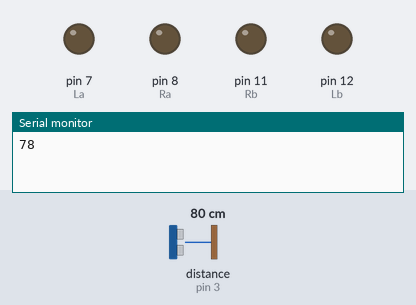
A sketch run on a simulated Arduino Uno, built with avr-gcc and run on an emulated ATmega328P. Shown: output pins drawn as LEDs (lit = HIGH), the last lines printed to the serial monitor. Wiring (inferred from the names in the program): ultrasonic range finder: trigger pin 6; echo pin 3. Inputs (shaded band) come from the test bench; at power-on: distance to the obstacle (sensor on pin 3) 80 cm. The echo pulse lasts 58.3 µs per cm; pins used as bus, display or sensor lines are not drawn.

Above: at 1.8 s.
1.9 s: distance to the obstacle (sensor on pin 3) set to 18 cm
4.2 s: distance to the obstacle (sensor on pin 3) set to 14 cm
At 6.8 s:
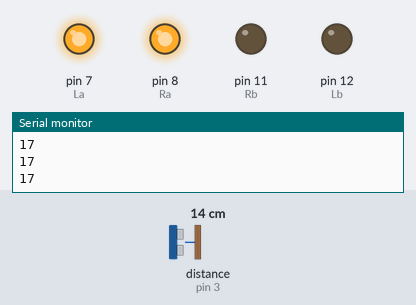
At 7.7 s:
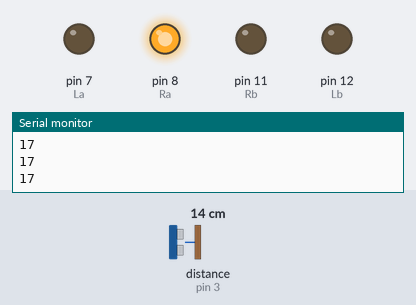
10.5 s: distance to the obstacle (sensor on pin 3) set to 2 cm
Timing chart, 0 to 15.5 s (numbered marks = the images above; inputs shaded):
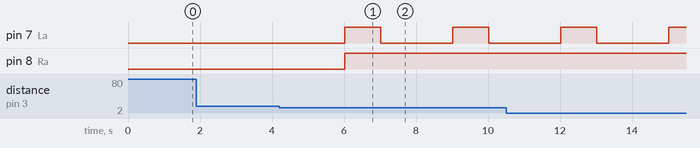

Measured:
- the behaviour switches between 16 and 15 cm on distance to the obstacle (sensor on pin 3) (found by bisection; images 0 and 1)
- after the input at 4.2 s, pin 7 (La): alternates HIGH for 1.0 s and LOW for 2.0 s, starting after 1.8 s; pin 8 (Ra): LOW → HIGH after 1.8 s

The sketch:

dustbin.ino
```cpp
/*
  Sensor t = 6, e = 3

  Motor 1 : 7, 12

  motor 2 : 8, 11


*/


const int trigpin= 6 ;
const int echopin= 3;

const int La = 7;
const int Lb = 12;


const int Ra = 8;
const int Rb = 11;


long duration;
int distance;

int sense = 0;

void setup(){

pinMode(La,OUTPUT);
pinMode(Lb,OUTPUT);


pinMode(Ra,OUTPUT);
pinMode(Rb,OUTPUT);


pinMode(trigpin,OUTPUT);
pinMode(echopin,INPUT);

Serial.begin(9600);


}

void loop(){

  sense = 0;

digitalWrite(trigpin,HIGH);

delayMicroseconds(10);

digitalWrite(trigpin,LOW);

duration=pulseIn(echopin,HIGH);

distance = duration*0.034/2;

delay(1000);


if(distance < 15 ){
          sense = 1;
}
else{
          sense = 0;
}


if (sense == 1){
  digitalWrite(La,HIGH);
  digitalWrite(Ra,HIGH);

  digitalWrite(Lb,LOW);
  digitalWrite(Rb,LOW);


  delay(1000);

  digitalWrite(La,LOW);
  digitalWrite(Rb,LOW);

  delay (1000);

  sense = 0;
}

else{}


Serial.println(distance);

//delay(100);

}
```
